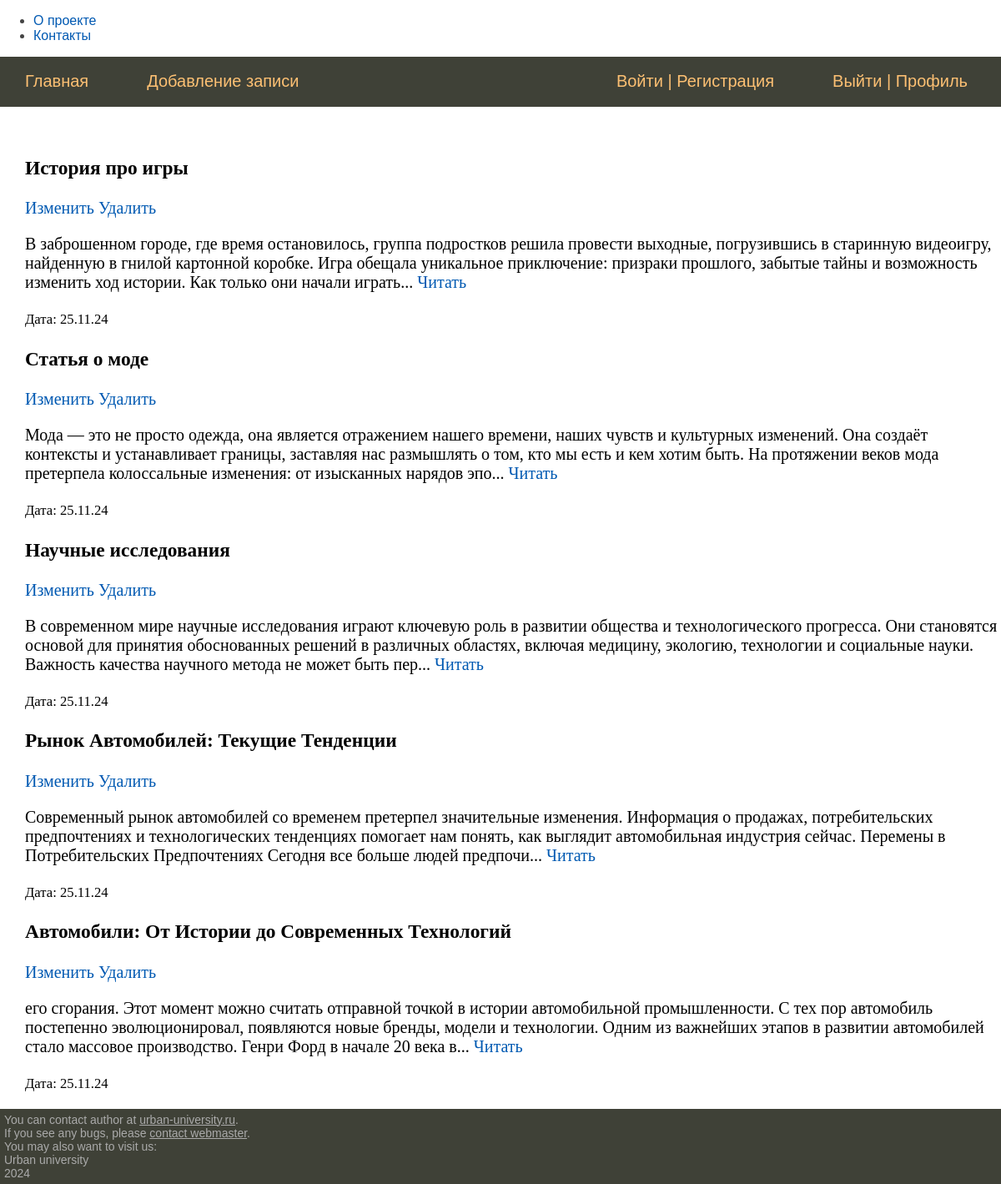
The page / on the database its author committed.
### models/post.py (models this page shows)
class Post(Base):
    __tablename__ = 'posts'
    __table_args__ = {'extend_existing': True}
    id = Column(Integer, primary_key=True, index=True)
    title = Column(String(100))
    slug = Column(String, nullable=False)
    content = Column(Text)
    time_create = Column(DateTime, default=datetime.now())
    is_published = Column(Boolean, default=True)
    category_id = Column(Integer, ForeignKey('category.id'), nullable=True, index=True, default=1)
    category = relationship('Category', back_populates='post')

### main.py (the view)
@app.get('/')
async def get_all_posts(request: Request, db: Annotated[Session, Depends(get_db)]):
    posts = post_list(db=db)
    return templates.TemplateResponse('post/index.html',
                                      {'request': request, "posts": posts})

### templates/post/index.html (shortened to what this page needs)
{% extends 'base.html' %}
{% block content %}
  <div class="col-6 mx-auto">
  {% for post in posts|reverse %}
    <div class="card my-3" >
      <div class="card-body" bd>
        <div class="d-flex justify-content-between align-items-center">
          <h3 class="card-title">{{ post.title }}</h3>
          <div class="d-flex">
            <a href="/pages/none" class="btn btn-sm btn-outline-secondary me-2">Изменить</a>
            <a href="/pages/none" class="btn btn-sm btn-outline-danger">Удалить</a>
          </div>
        </div>
        <p class="card-text">{{ post.content[:300] }}... <a href="/post/p/{{post.id}}" class="text-decoration-none">Читать</a></p>
        <p class="card-text"><small class="text-muted">Дата: {{ post.time_create.strftime('%d.%m.%y') }}</small></p>
      </div>
    </div>
  {% endfor %}
</div>
{% endblock %}

### templates/base.html (shortened to what this page needs)
<!DOCTYPE html>
<html lang="en" >
<head>
		<link type="text/css" href="{{ url_for('static', path='css/style.css')}}" rel="stylesheet" />
</head>
<body class="is-preload">
{% include 'includes/header.html' %}
{% block mainmenu %}
		<div class="header">
			<ul id="mainmenu" class="mainmenu">
				<li><a href="/">Главная</a> </li>
			<li><a href="/post/add_post">Добавление записи</a></li>
	<li class="last"><a href="/pages/none">Выйти</a> | <a href="/pages/none">Профиль</a></li>
    <li class="last"><a href="/user/login">Войти</a> | <a href="/user/registration">Регистрация</a></li>
			</ul>
		</div>
{% endblock mainmenu %}
	<div class="content-text">
{% block content %}
{% endblock %}
	</div>
{% include 'includes/footer.html' %}
</body>
</html>

### templates/includes/header.html
<header>
<ul>
    <li><a href="/pages/about">О проекте</a></li>
    <li><a href="/pages/contact">Контакты</a></li>
</ul>
</header>

### templates/includes/footer.html (shortened to what this page needs)
<footer id="footer" xmlns:align-items="http://www.w3.org/1999/xhtml">
    <div class="inner">
        <section>
  You can contact author at
  <a href="https://urban-university.ru/">urban-university.ru</a>.<br />
  If you see any bugs, please
  <a href="mailto:stealik174@gmail.com">contact webmaster</a>.<br />
  You may also want to visit us:<br />
  Urban university<br />
  2024 <br />
        </section>
    </div>
</footer>

### static/css/style.css (style rules this page uses)
html, body { font-family: 'Arial'; margin: 0; padding: 0; height: 100%; width: 100%; color: #444; }
a { color: #0059b2; text-decoration: none; }
.header { background: #3F4137; height: 60px; }
ul.mainmenu { list-style: none; margin: 0; padding: 0; height: 60px; color: #fdc073; font-size: 20px; overflow: hidden; }
ul.mainmenu li { float: left; margin: 18px 40px 0 30px; }
ul.mainmenu li.last { float: right; }
ul.mainmenu li a { color: #fdc073; text-decoration: none; }
.content-text { margin: 60px 0 0 30px; color: #000; font-size: 20px; font-family: Yandex Sans Display Light; }
#footer { box-sizing: border-box; background: #3F4137; padding: 5px; color: #aaa; font-size: 14px; font-family: Verdana, Geneva, Arial, Helvetica; text-align: left; overflow: hidden; }
#footer a { text-decoration: underline; color: #aaa; }

### rows shown on the page
Post: title "История про игры", content "В заброшенном городе, где время остановилось, группа подростков решила провести выходные, погрузившись в старинную видеоигру, найденную в гнилой картонной коробке. Игра обещала уникальное приключение: призраки прошлого, забытые тайны и возможность изменить ход истории. Как только они начали играть", time_create "25.11.24"
Post: title "Статья о моде", content "Мода — это не просто одежда, она является отражением нашего времени, наших чувств и культурных изменений. Она создаёт контексты и устанавливает границы, заставляя нас размышлять о том, кто мы есть и кем хотим быть. На протяжении веков мода претерпела колоссальные изменения: от изысканных нарядов эпо", time_create "25.11.24"
Post: title "Научные исследования", content "В современном мире научные исследования играют ключевую роль в развитии общества и технологического прогресса. Они становятся основой для принятия обоснованных решений в различных областях, включая медицину, экологию, технологии и социальные науки. Важность качества научного метода не может быть пер", time_create "25.11.24"
Post: title "Рынок Автомобилей: Текущие Тенденции", content "Современный рынок автомобилей со временем претерпел значительные изменения. Информация о продажах, потребительских предпочтениях и технологических тенденциях помогает нам понять, как выглядит автомобильная индустрия сейчас. Перемены в Потребительских Предпочтениях Сегодня все больше людей предпочи", time_create "25.11.24"
Post: title "Автомобили: От Истории до Современных Технологий", content "его сгорания. Этот момент можно считать отправной точкой в истории автомобильной промышленности. С тех пор автомобиль постепенно эволюционировал, появляются новые бренды, модели и технологии. Одним из важнейших этапов в развитии автомобилей стало массовое производство. Генри Форд в начале 20 века в", time_create "25.11.24"
